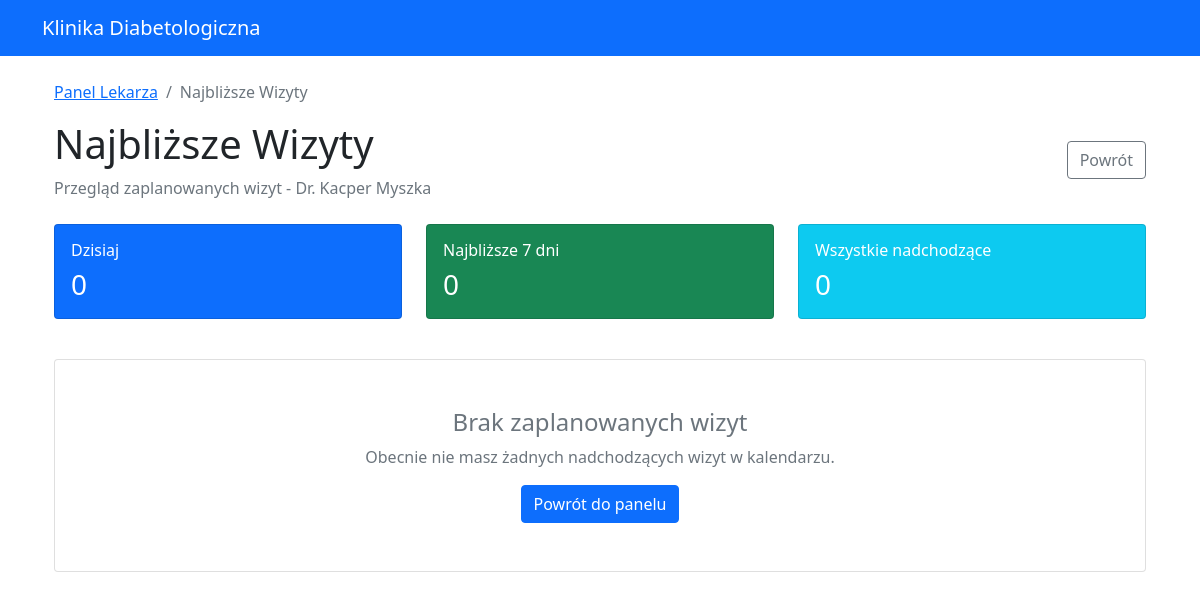
The app's page /doctors/upcoming/ (signed in), older data.
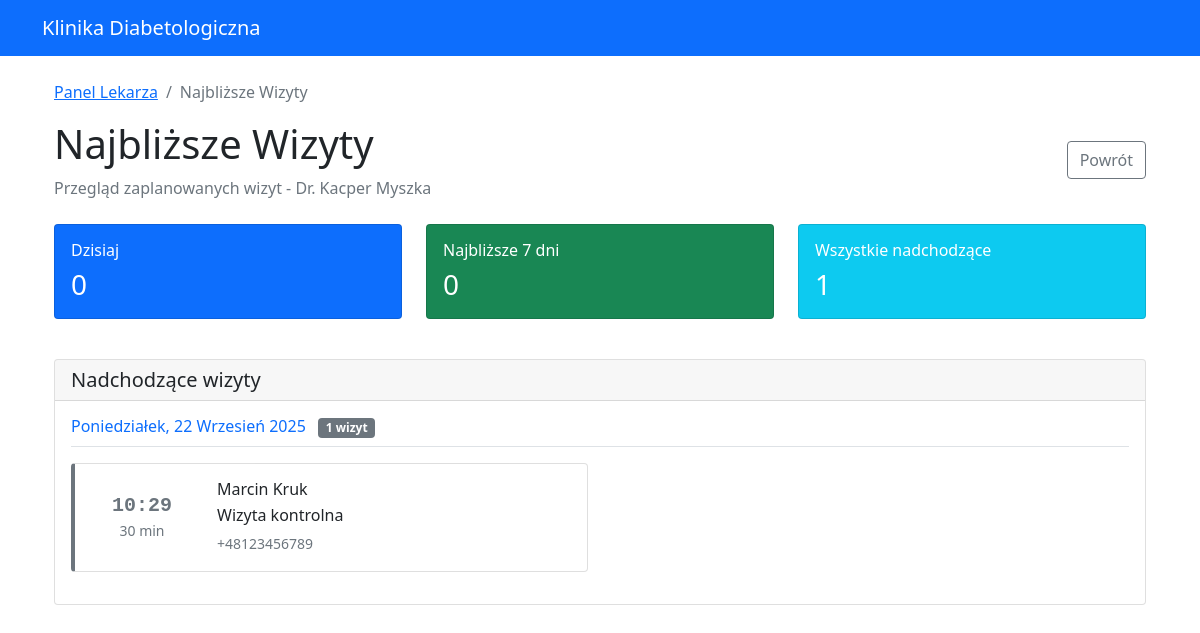
The same page, newer data.
### doctors/models.py (models this page shows, shortened)
class Doctor(models.Model):
    user = models.OneToOneField(settings.AUTH_USER_MODEL, on_delete=models.CASCADE, related_name='doctor_profile')
    license_number = models.CharField(max_length=20, unique=True)
    specialization = models.CharField(
        max_length=50,
        choices=[
            ('endocrinologist', 'Endokrynolog'),
            ('diabetologist', 'Diabetolog'),
            ('internal_medicine', 'Internista'),
            ('family_medicine', 'Lekarz rodzinny'),
        ]
    )
    years_of_experience = models.PositiveIntegerField()
    office_address = models.TextField()
    consultation_fee = models.DecimalField(max_digits=6, decimal_places=2)
    working_hours_start = models.TimeField()
    working_hours_end = models.TimeField()
    working_days = models.CharField(
        max_length=20,
        choices=[
            ('mon-fri', 'Poniedziałek-Piątek'),
            ('mon-sat', 'Poniedziałek-Sobota'),
            ('tue-thu', 'Wtorek-Czwartek'),
        ],
        default='mon-fri'
    )
    education = models.TextField()
    certifications = models.TextField(blank=True)
    bio = models.TextField(blank=True)
    is_accepting_patients = models.BooleanField(default=True)
    created_at = models.DateTimeField(auto_now_add=True)
    updated_at = models.DateTimeField(auto_now=True)
    class Meta:
        verbose_name = "Lekarz"
        verbose_name_plural = "Lekarze"

### authentication/models.py (models this page shows, shortened)
class User(AbstractUser):
    USER_TYPE_CHOICES = (
        ('patient', 'Pacjent'),
        ('doctor', 'Lekarz'),
    )
    user_type = models.CharField(
        max_length=10,
        choices=USER_TYPE_CHOICES,
        default='patient'
    )
    phone_number = models.CharField(max_length=15, blank=True)
    def is_doctor(self):
        return self.user_type == 'doctor'

### appointments/models.py (models this page shows, shortened)
class Appointment(models.Model):
    STATUS_CHOICES = [
        ('scheduled', 'Zaplanowana'),
        ('completed', 'Zakończona'),
        ('cancelled', 'Anulowana'),
        ('no_show', 'Niestawiennictwo'),
    ]
    patient = models.ForeignKey(Patient, on_delete=models.CASCADE, related_name='appointments')
    doctor = models.ForeignKey(Doctor, on_delete=models.CASCADE, related_name='appointments')
    appointment_date = models.DateTimeField()
    status = models.CharField(max_length=15, choices=STATUS_CHOICES, default='scheduled')
    reason = models.CharField(max_length=200, help_text="Powód wizyty")
    notes = models.TextField(blank=True, help_text="Notatki z wizyty")
    duration_minutes = models.PositiveIntegerField(default=30)
    created_at = models.DateTimeField(auto_now_add=True)
    updated_at = models.DateTimeField(auto_now=True)
    class Meta:
        ordering = ['-appointment_date']
        verbose_name = "Wizyta"
        verbose_name_plural = "Wizyty"

### patients/models.py (models this page shows, shortened)
class Patient(models.Model):
    user = models.OneToOneField(settings.AUTH_USER_MODEL, on_delete=models.CASCADE, related_name='patient_profile')
    date_of_birth = models.DateField()
    pesel = models.CharField(max_length=11, unique=True)
    address = models.TextField()
    emergency_contact_name = models.CharField(max_length=100)
    emergency_contact_phone = models.CharField(max_length=15)
    diabetes_type = models.CharField(
        max_length=15,
        choices=[
            ('type1', 'Cukrzyca typu 1'),
            ('type2', 'Cukrzyca typu 2'),
            ('gestational', 'Cukrzyca ciążowa'),
        ]
    )
    diagnosis_date = models.DateField()
    current_medications = models.TextField(blank=True)
    allergies = models.TextField(blank=True)
    last_cancellation_time = models.DateTimeField(null=True, blank=True, help_text="Czas ostatniego anulowania wizyty")
    created_at = models.DateTimeField(auto_now_add=True)
    updated_at = models.DateTimeField(auto_now=True)
    class Meta:
        verbose_name = "Pacjent"
        verbose_name_plural = "Pacjenci"

### doctors/views.py (the view)
# urls.py: path('upcoming/', views.upcoming_appointments, name='upcoming'),
@login_required
def upcoming_appointments(request):
    if not request.user.is_doctor():
        return redirect('authentication:login')
    doctor = request.user.doctor_profile
    from appointments.models import Appointment
    appointments = Appointment.objects.filter(
        doctor=doctor,
        status='scheduled',
        appointment_date__gte=timezone.now()
    ).select_related('patient__user').order_by('appointment_date')
    appointments_by_date = {}
    for appointment in appointments:
        date_key = appointment.appointment_date.date()
        if date_key not in appointments_by_date:
            appointments_by_date[date_key] = []
        appointments_by_date[date_key].append(appointment)
    today_appointments = Appointment.objects.filter(
        doctor=doctor,
        status='scheduled',
        appointment_date__date=timezone.now().date()
    ).select_related('patient__user').order_by('appointment_date')
    total_upcoming = appointments.count()
    today_count = today_appointments.count()
    next_week = timezone.now() + timezone.timedelta(days=7)
    week_count = appointments.filter(appointment_date__lte=next_week).count()
    context = {
        'doctor': doctor,
        'appointments_by_date': appointments_by_date,
        'today_appointments': today_appointments,
        'total_upcoming': total_upcoming,
        'today_count': today_count,
        'week_count': week_count,
        'current_date': timezone.now().date(),
    }
    return render(request, 'doctors/upcoming_appointments.html', context)

### doctors/templates/doctors/upcoming_appointments.html (shortened to what this page needs)
{% extends 'authentication/base.html' %}
{% block content %}
<div class="container-fluid">
    <div class="row mb-4">
        <div class="col-12">
            <nav aria-label="breadcrumb">
                <ol class="breadcrumb">
                    <li class="breadcrumb-item">
                        <a href="{% url 'doctors:dashboard' %}">
                             Panel Lekarza
                        </a>
                    </li>
                    <li class="breadcrumb-item active" aria-current="page">Najbliższe Wizyty</li>
                </ol>
            </nav>
            <div class="d-flex justify-content-between align-items-center">
                <div>
                    <h1 class="display-6 mb-2">Najbliższe Wizyty</h1>
                    <p class="text-muted mb-0">Przegląd zaplanowanych wizyt - Dr. {{ doctor.user.first_name }} {{ doctor.user.last_name }}</p>
                </div>
                <div>
                    <a href="{% url 'doctors:dashboard' %}" class="btn btn-outline-secondary">
                         Powrót
                    </a>
                </div>
            </div>
        </div>
    </div>
    <div class="row mb-4">
        <div class="col-lg-4 col-md-6 mb-3">
            <div class="card bg-primary text-white">
                <div class="card-body">
                    <div class="d-flex justify-content-between">
                        <div>
                            <h6 class="card-title">Dzisiaj</h6>
                            <h3 class="mb-0">{{ today_count }}</h3>
                        </div>
                    </div>
                </div>
            </div>
        </div>
        <div class="col-lg-4 col-md-6 mb-3">
            <div class="card bg-success text-white">
                <div class="card-body">
                    <div class="d-flex justify-content-between">
                        <div>
                            <h6 class="card-title">Najbliższe 7 dni</h6>
                            <h3 class="mb-0">{{ week_count }}</h3>
                        </div>
                    </div>
                </div>
            </div>
        </div>
        <div class="col-lg-4 col-md-6 mb-3">
            <div class="card bg-info text-white">
                <div class="card-body">
                    <div class="d-flex justify-content-between">
                        <div>
                            <h6 class="card-title">Wszystkie nadchodzące</h6>
                            <h3 class="mb-0">{{ total_upcoming }}</h3>
                        </div>
                    </div>
                </div>
            </div>
        </div>
    </div>
    {% if appointments_by_date %}
        <div class="row">
            <div class="col-12">
                <div class="card">
                    <div class="card-header">
                        <h5 class="mb-0">
                            Nadchodzące wizyty
                        </h5>
                    </div>
                    <div class="card-body">
                        {% for date, appointments in appointments_by_date.items %}
                            {% if date != current_date %}
                                <div class="appointment-date-section mb-4">
                                    <div class="date-header mb-3">
                                        <h6 class="text-primary border-bottom pb-2">
                                            {{ date|date:"l, j F Y" }}
                                            <span class="badge bg-secondary ms-2">{{ appointments|length }} wizyt</span>
                                        </h6>
                                    </div>
                                    <div class="row">
                                        {% for appointment in appointments %}
                                            <div class="col-lg-6 col-md-12 mb-3">
                                                <div class="card border-left-secondary">
                                                    <div class="card-body">
                                                        <div class="row align-items-center">
                                                            <div class="col-3 text-center">
                                                                <div class="time-display">
                                                                    <h5 class="text-secondary mb-0">{{ appointment.appointment_date|time:"H:i" }}</h5>
                                                                    <small class="text-muted">{{ appointment.duration_minutes }} min</small>
                                                                </div>
                                                            </div>
                                                            <div class="col-9">
                                                                <h6 class="mb-1">
                                                                    {{ appointment.patient.user.first_name }} {{ appointment.patient.user.last_name }}
                                                                </h6>
                                                                <p class="mb-1">
                                                                    {{ appointment.reason }}
                                                                </p>
                                                                <small class="text-muted">
                                                                    {{ appointment.patient.user.phone_number }}
                                                                </small>
                                                            </div>
                                                        </div>
                                                    </div>
                                                </div>
                                            </div>
                                        {% endfor %}
                                    </div>
                                </div>
                            {% endif %}
                        {% endfor %}
                    </div>
                </div>
            </div>
        </div>
    {% else %}
        <div class="row">
            <div class="col-12">
                <div class="card">
                    <div class="card-body text-center py-5">
                        <h4 class="text-muted">Brak zaplanowanych wizyt</h4>
                        <p class="text-muted">Obecnie nie masz żadnych nadchodzących wizyt w kalendarzu.</p>
                        <a href="{% url 'doctors:dashboard' %}" class="btn btn-primary">
                             Powrót do panelu
                        </a>
                    </div>
                </div>
            </div>
        </div>
    {% endif %}
</div>
{% endblock %}

### authentication/templates/authentication/base.html (shortened to what this page needs)
<!DOCTYPE html>
<html lang="pl">
<head>
    <link href="https://cdn.jsdelivr.net/npm/bootstrap@5.1.3/dist/css/bootstrap.min.css" rel="stylesheet">
</head>
<body>
    <nav class="navbar navbar-expand-lg navbar-dark bg-primary">
        <div class="container">
            <a class="navbar-brand" href="{% url 'authentication:login' %}">Klinika Diabetologiczna</a>
        </div>
    </nav>
    <div class="container mt-4">
        {% block content %}
        {% endblock %}
    </div>
</body>
</html>

### doctors/templates/doctors/upcoming_appointments.html (style rules this page uses)
.border-left-secondary { border-left: 4px solid var(--bs-secondary) !important; }
.time-display h4, .time-display h5 { font-weight: bold; font-family: 'Courier New', monospace; }
.appointment-date-section:last-child { margin-bottom: 0 !important; }
.card { transition: box-shadow 0.15s ease-in-out; }
.breadcrumb { background-color: transparent; padding: 0; }
.date-header h6 { margin-bottom: 0; }

Row changes from the older to the newer data that the page shows:
added Appointment: date "Poniedziałek, 22 Wrzesień 2025", appointments "1", appointment_date "10:29", duration_minutes "30", patient.user.first_name "Marcin", patient.user.last_name "Kruk", reason "Wizyta kontrolna", patient.user.phone_number "+48123456789"
Text that changed along with them:
{{ total_upcoming }}: "0" → "1"
text no longer shown: "Brak zaplanowanych wizyt Obecnie nie masz żadnych nadchodzących wizyt w kalendarzu. Powrót do panelu"
text now shown: "Nadchodzące wizyty"
